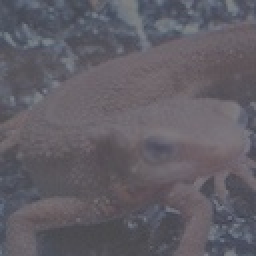
#> input picture Question11_20/imori_dark.jpg, 128 x 128 px (shown 2 times larger)
$ python answer_18.py   (older library calls are emulated)
#> lines starting #> are read from the running program, lines starting #| are printed output that depends on the picture
import cv2
import numpy as np
import matplotlib.pyplot as plt

# Read image
img = cv2.imread("imori_dark.jpg").astype(np.float)
H, W, C = img.shape
#> H = 128; W = 128; C = 3

# Trans [30, 200]
a, b = 30., 200.
# Trans [0, 255]
a, b = 0., 255.

vmin = img.min()
#> vmin = 60
vmax = img.max()
#> vmax = 141

out = img.copy()
out[out<a] = a
out[out>b] = b
out = (b-a) / (vmax - vmin) * (out - vmin) + a
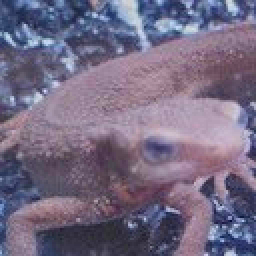
#> out: shape (128, 128, 3) float64 (shown 2 times larger); mean B, G, R 131.9, 107.1, 117.2; drawn with min black and max white
out = out.astype(np.uint8)

# Display histogram
plt.hist(out.ravel(), rwidth=0.8, range=(0, 255))
plt.show()
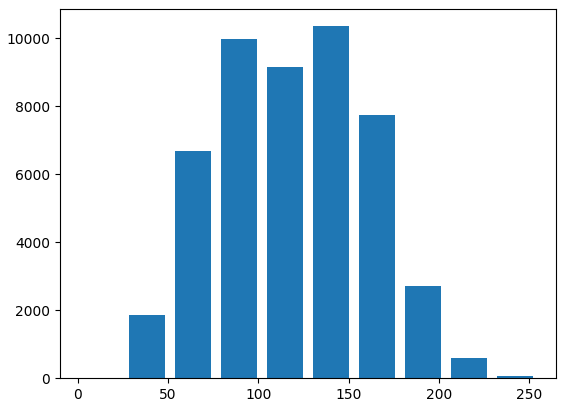
#> figure drawn by matplotlib, 1 panel; tallest bar 10359 high, from x = 130.1 to 150.5

# Save result
cv2.imshow("result", out)
cv2.waitKey(0)
cv2.imwrite("out.jpg", out)
